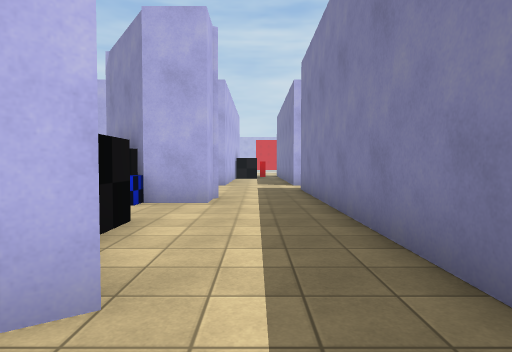
[1] (above)

19 first-person views from a walk through a 3-D level made in the Unity game engine. The camera is 1.4 m above the floor, tilts 2° down and sees 75° across. The floor is counted in squares, 2 m on a side. Each view is taken from the middle of a square. On the plan, view 1 faces up. The plan holds only what a view shows up to about 10 squares ahead; the rest is blank. The place goes on beyond the plan. The player character is not drawn. Some surface patterns are stand-ins.

[2]
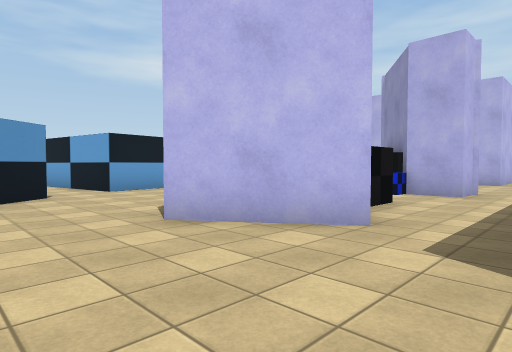

[3]
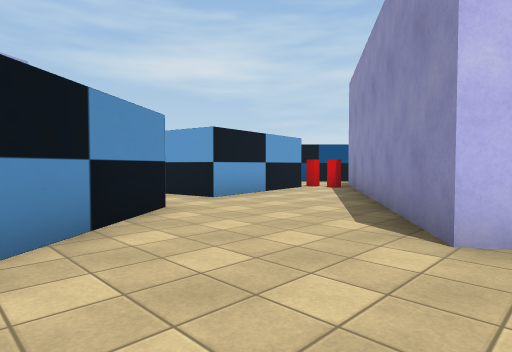

[4]
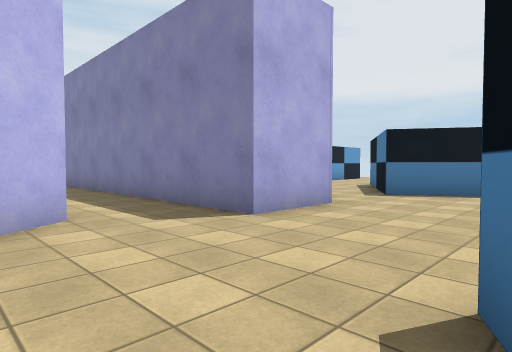

[5]
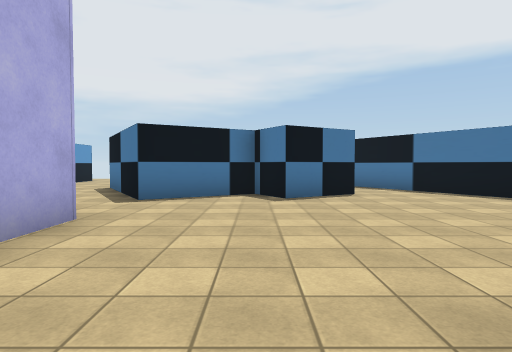

[6]
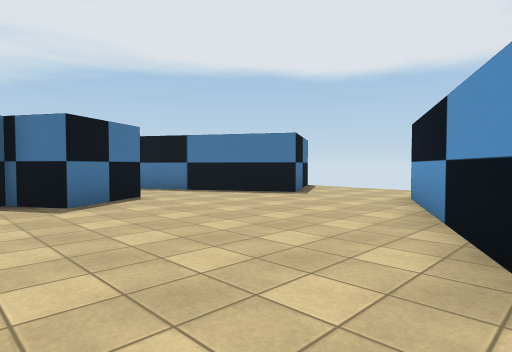

[7]
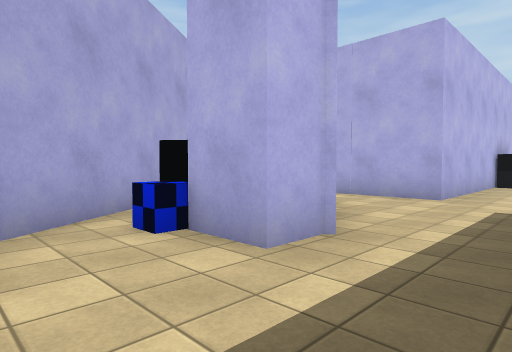

[8]
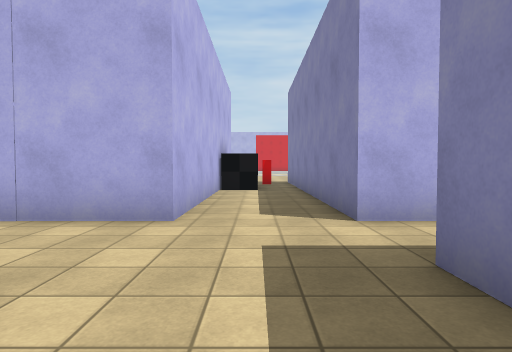

[9]
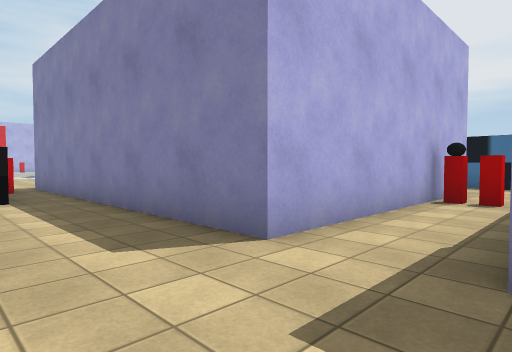

[10]
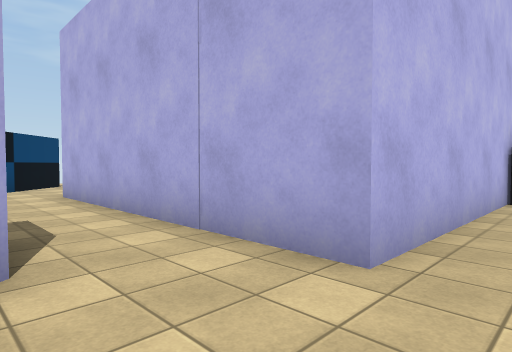

[11]
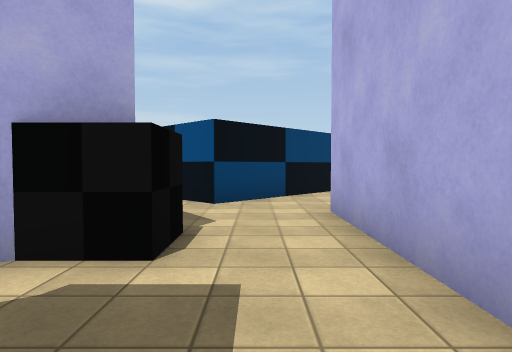

[12]
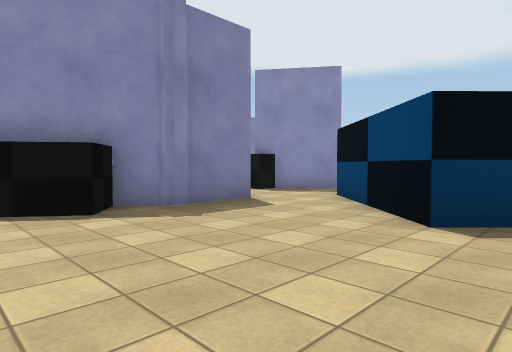

[13]
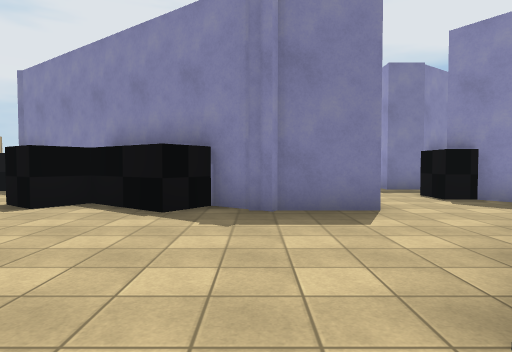

[14]
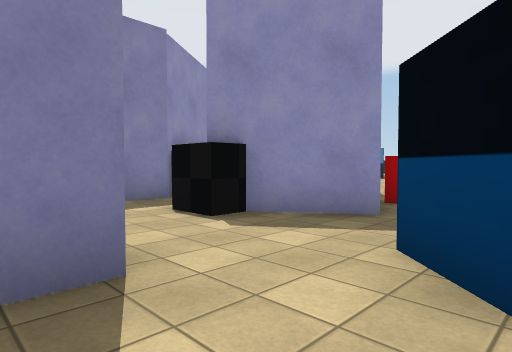

[15]
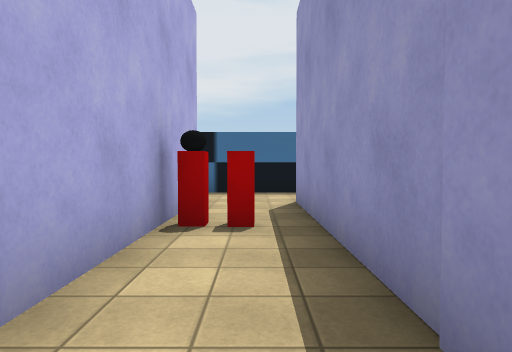

[16]
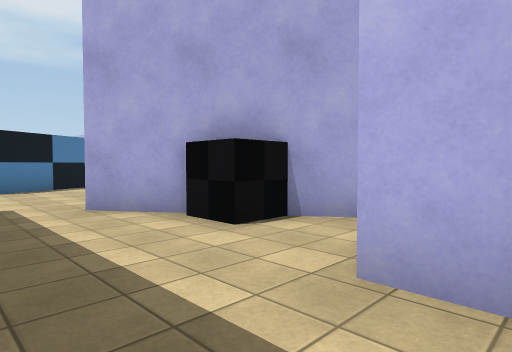

[17]
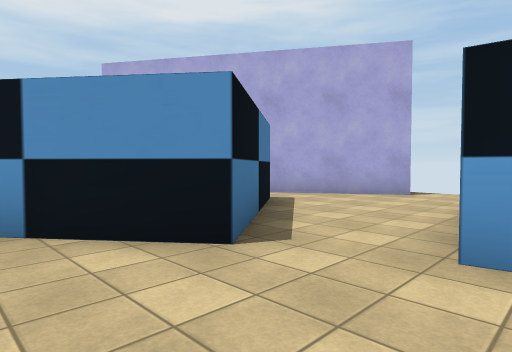

[18]
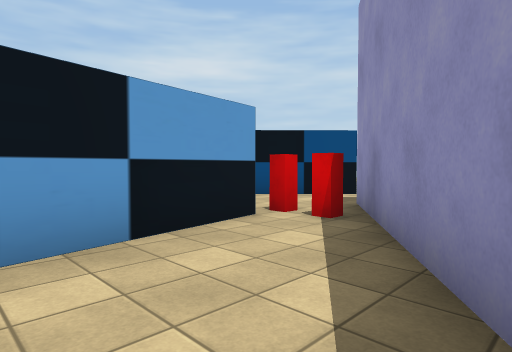

[19]
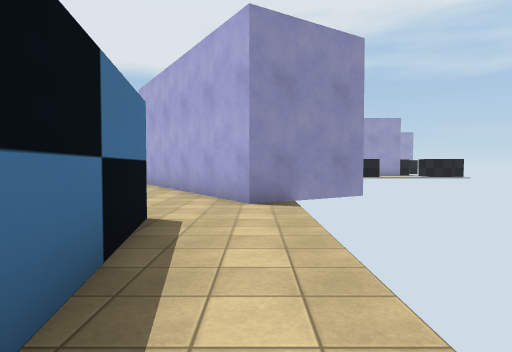

### Floor plan
Points are (right, up) in squares from view 1. A wall is a line through its corners. A room is listed if a view was taken in it or the views show most of it. See-through windows are left out.
Room 1 (views 1, 2, 3, 4, 5, 6, 7, 8, 9, 10, 15, 16, 17, 18)
walls: (-2.6, 4.2) (-0.7, 1.6) (-2.8, 0.1) (-6, 4.7); (3.4, 0.3) (1.3, 0.3) (1.3, 9.4); (0.3, -3.6) (2.6, -8.1); (-2.5, -3.8) (-0.1, -2.6); (-0.9, 6.9) (-0.9, 6) (-1.5, 6); (-8, 3.3) (-7.6, 1.4) (-10.3, 0.9); (2.9, 9.2) (5.5, 9.2); (6.9, -4.4) (5.8, -2.6) (6.9, -2) (5.5, 0.3); (-10, -2.6) (-6.9, -0.2) (-5, -2.7); (-11.6, 0.7) (-11.9, 2.7); (5.5, 11.1) (1.3, 11.1) (1.3, 16.5); (6.1, -9.1) (5.2, -7.7) (7.9, -6.1); (-15, -2.2) (-12.9, -0.9) (-10.9, -3.9); (-0.9, 16.5) (-0.9, 11.1) (-2.6, 11.1)
ways out: opening at (-3, 10) to room 2; opening at (-13, 3) to room 3; opening at (-2, 5) to room 4; opening at (-7, 4); opening at (-3.5, -3.5); opening at (3.5, -9.5); opening at (4.5, 0.5); opening at (8, -5)
objects: box (-2, 4); box (0, 16)
Room 2 (views 11, 12, 13, 14)
walls: (-8.1, 12.7) (-7.3, 13.8); (-12.5, 11.3) (-11.8, 12) (-8.9, 9.3) (-10.6, 7.5); (-8, 7.5) (-6.3, 8.6); (-5.4, 8.3) (-4.4, 6.9); (-3.7, 8.5) (-3.7, 9.2) (-3.2, 9.2); (-2.6, 11.1) (-8, 11.1) (-7.9, 13.2)
ways out: opening at (-3, 10) to room 1; opening at (-9, 8) to room 3
objects: box (-8, 15) to (-7, 15); box (-7, 16) to (-6, 16); box (-6, 9); box (-4, 7) to (-3, 8)
Room 3 (view 19)
walls: (-11.9, 2.7) (-12.1, 3.9)
ways out: opening at (-13, 3) to room 1; opening at (-9, 8) to room 2; opening at (-9, 6)
Room 4 (no view inside)
walls: (-4.4, 6.9) (-2.6, 4.2)
ways out: opening at (-2, 5) to room 1
objects: box (-3, 6) to (-2, 6)

Positions as (right, up) in squares from view 1, and headings:
1: (0, 0), facing up
2: (1, -2), facing up-left
3: (-2, -3), facing up-left
4: (-2, -3), facing up-right
5: (-1, -2), facing right
6: (0, -1), facing down-right
7: (1, 4), facing up-left
8: (0, 7), facing up
9: (-1, 9), facing up-right
10: (0, 9), facing up-left
11: (-3, 10), facing left
12: (-13, 16), facing down-right
13: (-13, 13), facing right
14: (-10, 12), facing down-right
15: (2, 10), facing right
16: (1, 7), facing down-left
17: (-5, 2), facing down-left
18: (-5, 2), facing up-left
19: (-13, 5), facing down
